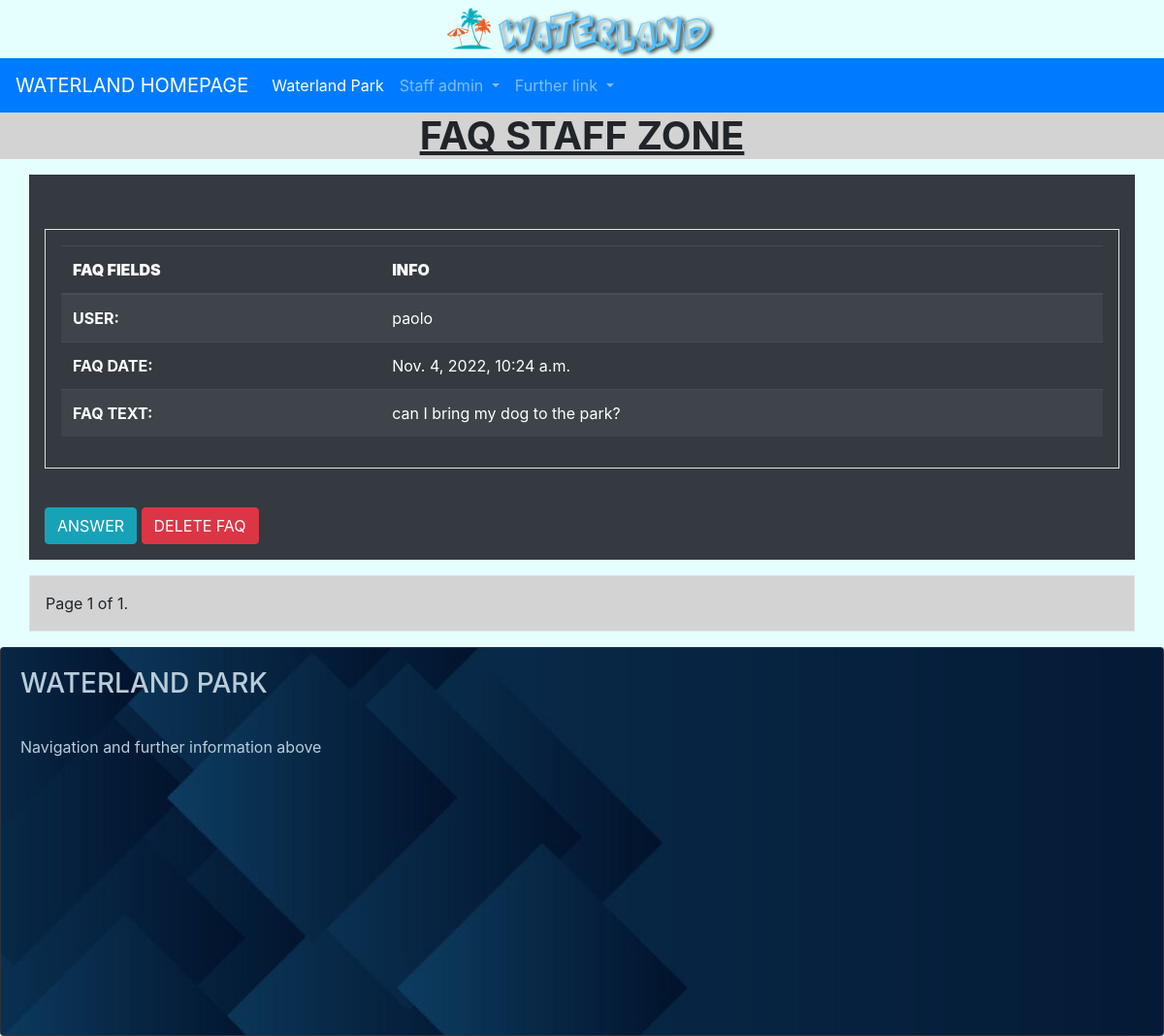
The app's page /reviewpark/faq/staff_list/ (signed in), older data.
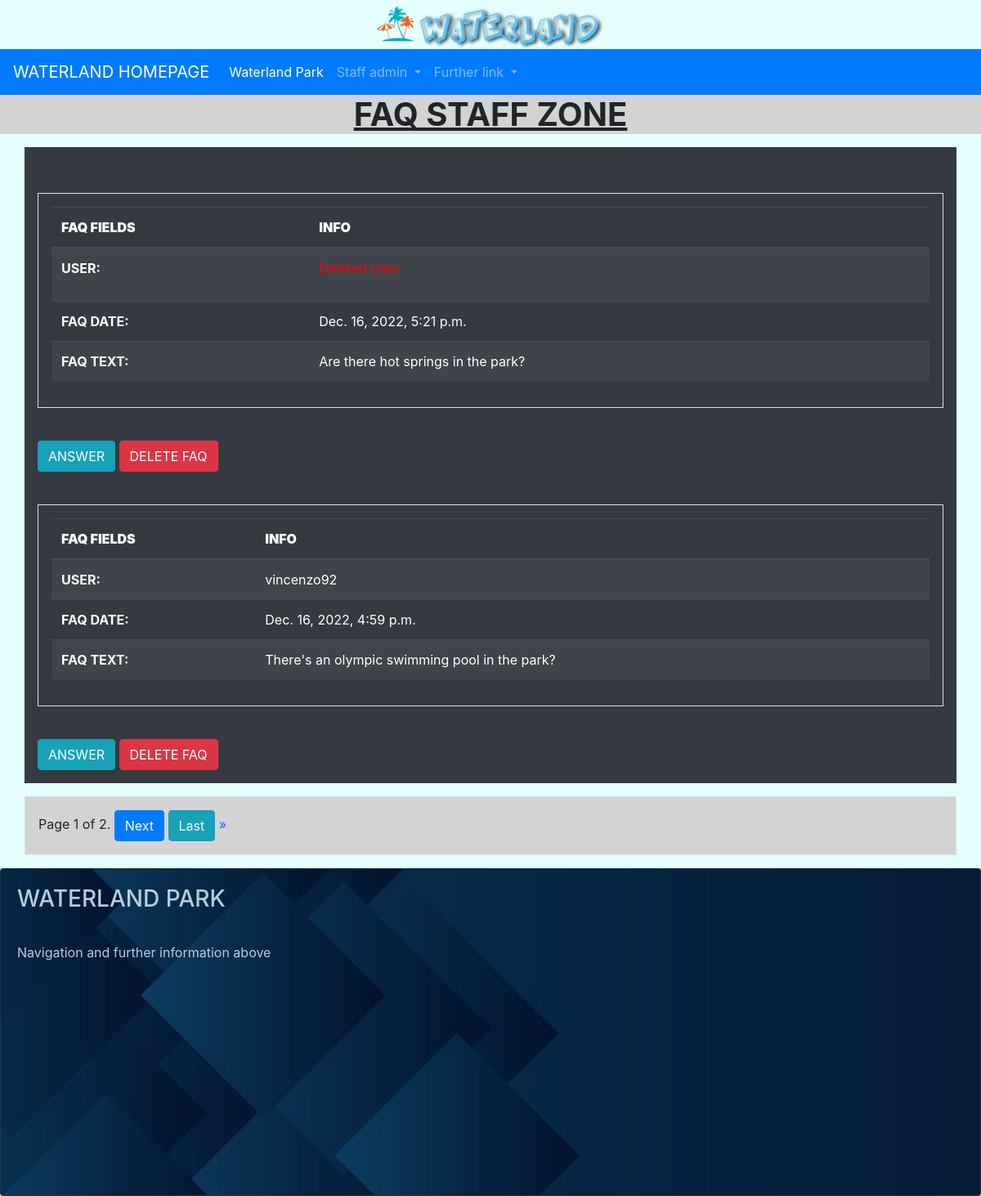
The same page, newer data.
### reviewpark/models.py (models this page shows, shortened)
class Faq(models.Model):
    customer = models.ForeignKey(myUser, on_delete=models.SET_NULL, null=True)
    faq_date = models.DateTimeField(default=timezone.now, null=False, blank=False)
    ask = models.TextField(max_length=300, null=False, blank=False, help_text='Write your question here, max 300 characters', verbose_name='FAQ')
    answare = models.TextField(max_length=500, null=True, default=None,
                               help_text='Answare to the customer\'s question here, max 500 characters', verbose_name='Answer')
    answare_date = models.DateTimeField(null=True, default=None)
    class Meta:
        verbose_name_plural = 'FAQ'

### userpark/models.py (models this page shows, shortened)
class User(AbstractUser):
    GENDER_CHOICES = (
        ('M', 'Male'),
        ('F', 'Female'),
    )
    gender = models.CharField(max_length=1, choices=GENDER_CHOICES, help_text="Are you male or female?", null=True, default=None)
    birth_date = models.DateField(help_text="Place your birthday here", null=True,
                                  validators=[MaxValueValidator(limit_value=date.today()-timedelta(days=(365*7))),
                                              MinValueValidator(limit_value=date.today()-timedelta(days=(365*100)))], default=None)
    staff_assigned_code = models.CharField(max_length=5, help_text="Place your staff code here", null=True, unique=True, default=None)
    is_staff_member = models.BooleanField(default=False)
    propic = models.ImageField(upload_to=media_directory_path, blank=True, null=True,
                               default=None, help_text='Add your profile picture here', verbose_name='Picture Profile')
    slug = models.SlugField(null=False, unique=True)  # max length disabled

### reviewpark/views.py (the view)
# urls.py: path('faq/staff_list/', FaqStaffListView.as_view(), name='faq-staff-list'),
class FaqStaffListView(LoginRequiredMixin, StaffRequiredMixin, ListView):
    model = Faq
    template_name = 'reviewpark/faq/faq_staff_list.html'
    context_object_name = "faq_list"  # default is object_list
    paginate_by = 2
    login_url = 'userpark:login'  # Redirect Login needed
    redirect_field_name = 'redirect_to'
    def get_queryset(self):
        queryset = Faq.objects.filter(answare=None).order_by('-faq_date')  # DESC date, default ASC
        return queryset

### waterlandmixins/mixins.py (called while the page is built)
    def dispatch(self, request, *args, **kwargs):
        if request.user.is_staff_member:
            return super().dispatch(request, *args, **kwargs)
        else:
            raise PermissionDenied

### reviewpark/templates/reviewpark/faq/faq_staff_list.html (shortened to what this page needs)
{% extends 'navbase.html' %}
{% block bodybase %}
    <div class="text-center" style="background-color: lightgray">
        <h1><strong><u>FAQ STAFF ZONE</u></strong></h1>
    </div>
    <div class="container p-3 my-3 bg-dark text-white">
    {% for faq in faq_list %}
        <br>
        <div class="container p-3 my-3 border">
        <table class="table table-striped table-dark">
          <thead>
            <tr>
                <th scope="col"><strong>FAQ FIELDS</strong></th>
              <th scope="col"><strong>INFO</strong></th>
            </tr>
          </thead>
        <tbody>
            <tr>
            <th scope="row">USER:</th>
             {% if faq.customer %}
                <td>{{ faq.customer.get_username }}</td>
             {% else %}
                 <td><p style="color: red">Deleted User</p></td>
             {% endif %}
            </tr>
            <tr>
            <th scope="row">FAQ DATE:</th>
             <td>{{ faq.faq_date }}</td>
            </tr>
            <tr>
            <th scope="row">FAQ TEXT:</th>
             <td>{{ faq.ask }}</td>
            </tr>
         </tbody>
        </table>
        </div>
        <br>
        <a href="{% url 'reviewpark:faq-staff-answare' faq.pk %}"><button type="button" class="btn btn-info">ANSWER</button></a>
        <a href="{% url 'reviewpark:faq-staff-delete' faq.pk %}"><button type="button" class="btn btn-danger">DELETE FAQ</button></a>
        <br>
    {% empty %}
        <div class="text-center">
            <h1><strong><u>NO FAQ TO ANSWER YET</u></strong></h1>
        </div>
    {% endfor %}
    </div>
    <div class="container p-3 my-3 border" style="background-color: lightgray">
        <div class="pagination">
        <span class="step-links">
            <span class="current">
                Page {{ page_obj.number }} of {{ page_obj.paginator.num_pages }}.
            </span>
            {% if page_obj.has_next %}
                <a href="?page={{ page_obj.next_page_number }}"><button type="button" class="btn btn-primary">Next</button></a>
                <a href="?page={{ page_obj.paginator.num_pages }}"><button type="button" class="btn btn-info">Last</button> &raquo;</a>
            {% endif %}
        </span>
        </div>
    </div>
{% endblock %}

Row changes from the older to the newer data that the page shows:
no longer on this page (row unchanged): Faq: customer.get_username "paolo", faq_date "Nov. 4, 2022, 10:24 a.m.", ask "can I bring my dog to the park?"
added Faq: faq_date "Dec. 16, 2022, 5:21 p.m.", ask "Are there hot springs in the park?"
added Faq: customer.get_username "vincenzo92", faq_date "Dec. 16, 2022, 4:59 p.m.", ask "There's an olympic swimming pool in the park?"
Text that changed along with them:
{{ page_obj.paginator.num_pages }}: "1" → "2"
text now shown: "Next Last »"
